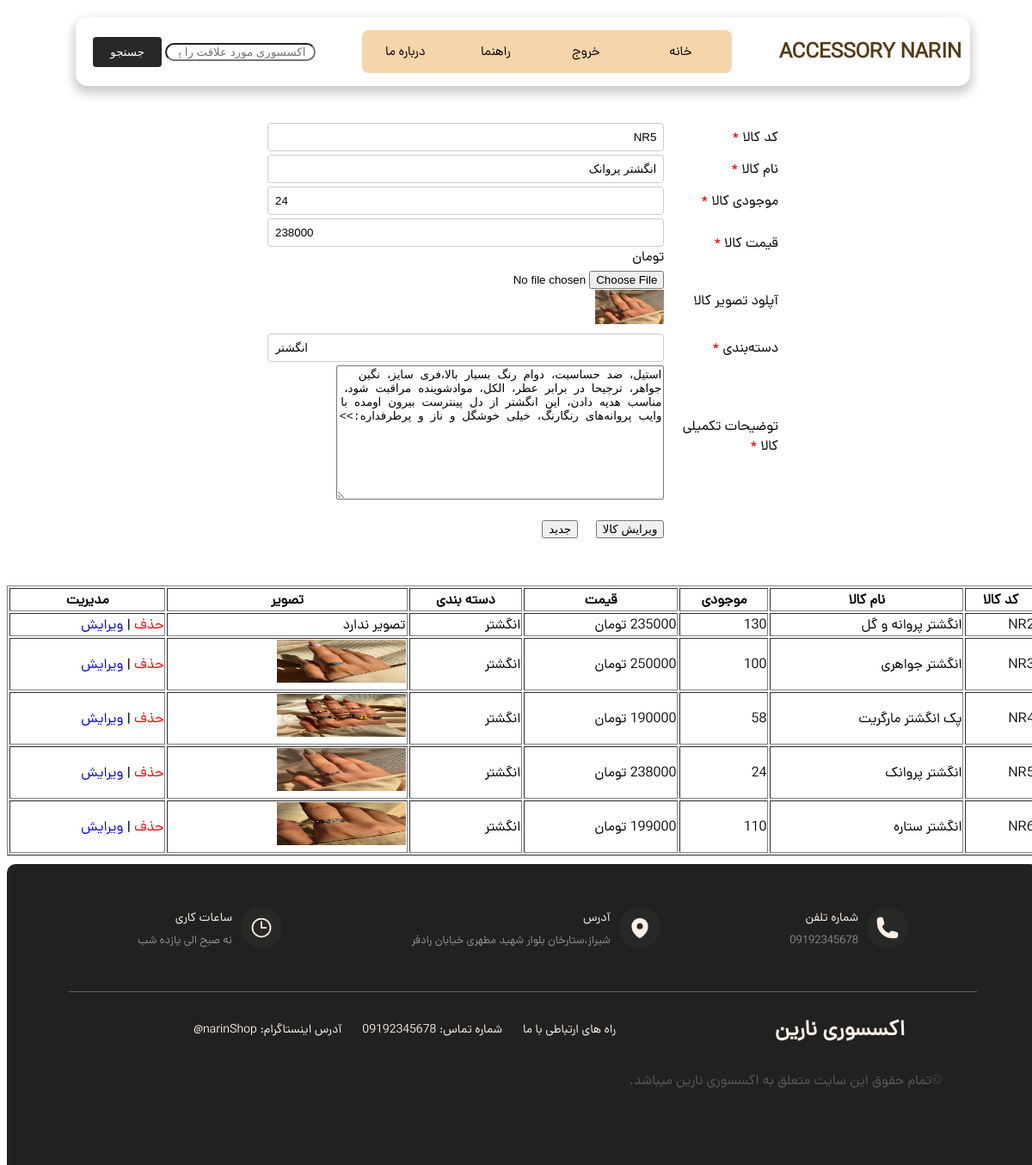
/admin_products.php?id=NR5&action=EDIT (signed in), run on the app's committed database.
### tables this page shows
CREATE TABLE `products` (
  `pro_code` varchar(20) NOT NULL,
  `pro_name` varchar(200) NOT NULL,
  `pro_qty` int(10) NOT NULL,
  `pro_price` float NOT NULL,
  `pro_image` varchar(80) NOT NULL,
  `pro_detail` text NOT NULL,
  `category` varchar(50) NOT NULL
);

### admin_products.php (the view, shortened to what this page needs)
<?php
include("includes/header.php");
    ?>
    <?php
$link = mysqli_connect("localhost", "root", "", "narinshop");
mysqli_set_charset($link, "utf8mb4");
$url = $pro_code = $pro_name = $pro_qty = $pro_price = $pro_image = $pro_detail = $category = "";
$btn_caption = "افزودن کالا";
if (isset($_GET['action']) && $_GET['action'] == 'EDIT') {
    $id = mysqli_real_escape_string($link, $_GET['id']);
    $query = "SELECT * FROM products WHERE pro_code='$id'";
    $result = mysqli_query($link, $query);
    if ($row = mysqli_fetch_array($result)) {
        $pro_code = $row['pro_code'];
        $pro_name = $row['pro_name'];
        $pro_qty = $row['pro_qty'];
        $pro_price = $row['pro_price'];
        $pro_image = $row['pro_image'];
        $pro_detail = $row['pro_detail'];
        $category = $row['category'];
        $url = "?id=" . urlencode($pro_code) . "&action=EDIT";
        $btn_caption = "ویرایش کالا";
    }
}
?>
<form name="add_product" action="action_admin_products.php<?php if (!empty($url)) echo $url; ?>" method="POST" enctype="multipart/form-data">
    <table style="width:50%; margin: auto;" border="0">
        <tr>
            <td style="width: 22%;">کد کالا <span style="color: red;">*</span></td>
            <td style="width: 78%;">
                <input type="text" id="pro_code" name="pro_code" value="<?php echo htmlspecialchars($pro_code); ?>" />
            </td>
        </tr>
        <tr>
            <td>نام کالا <span style="color: red;">*</span></td>
            <td><input type="text" style="text-align: right;" id="pro_name" name="pro_name" value="<?php echo htmlspecialchars($pro_name); ?>" required /></td>
        </tr>
        <tr>
            <td>موجودی کالا <span style="color: red;">*</span></td>
            <td><input type="text" style="text-align: left;" id="pro_qty" name="pro_qty" value="<?php echo (int)$pro_qty; ?>" required /></td>
        </tr>
        <tr>
            <td>قیمت کالا <span style="color: red;">*</span></td>
            <td><input type="text" style="text-align: left;" id="pro_price" name="pro_price" value="<?php echo (int)$pro_price; ?>" required /> تومان </td>
        </tr>
        <tr>
            <td>آپلود تصویر کالا <span style="color: red;"><?php echo (empty($url) ? "*" : ""); ?></span></td>
            <td>
                <input type="file" style="text-align: left;" id="pro_image" name="pro_image" size="30" <?php echo (empty($url) ? "required" : ""); ?> />
                <?php
                if (!empty($pro_image)) {
                    $imgPath = "/narin/narin/img/products/" . rawurlencode($pro_image);
                    echo "<br/><img src='$imgPath' width='80' height='40' alt='تصویر کالا' />";
                }
                ?>
            </td>
        </tr>
        <tr>
            <td>دسته‌بندی <span style="color: red;">*</span></td>
            <td><input type="text" style="text-align: left;" id="category" name="category" value="<?php echo htmlspecialchars($category); ?>" required /></td>
        </tr>
        <tr>
            <td>توضیحات تکمیلی کالا <span style="color: red;">*</span></td>
            <td>
                <textarea id="pro_detail" name="pro_detail" cols="45" rows="10" wrap="virtual" required><?php echo htmlspecialchars(trim($pro_detail)); ?></textarea>
            </td>
        </tr>
        <tr>
            <td><br /><br /></td>
            <td>
                <input type="submit" value="<?php echo $btn_caption; ?>" />
                <input type="reset" value="جدید" />
            </td>
        </tr>
    </table>
</form>
<?php
$query = "SELECT * FROM products";
$result = mysqli_query($link, $query);
?>
<table border="1" style="width: 100%; margin-top: 40px;">
    <tr>
        <th>کد کالا</th>
        <th>نام کالا</th>
        <th>موجودی</th>
        <th>قیمت</th>
        <th>دسته بندی</th>
        <th>تصویر</th>
        <th>مدیریت</th>
    </tr>
    <?php while ($row = mysqli_fetch_array($result)) {
        $imagePath = "/narin/narin/img/products/" . rawurlencode($row['pro_image']);
    ?>
        <tr>
            <td><?php echo htmlspecialchars($row['pro_code']); ?></td>
            <td><?php echo htmlspecialchars($row['pro_name']); ?></td>
            <td><?php echo (int)$row['pro_qty']; ?></td>
            <td><?php echo (int)$row['pro_price']; ?> تومان</td>
            <td><?php echo htmlspecialchars($row['category']); ?></td>
            <td>
                <?php if (!empty($row['pro_image'])): ?>
                    <img src="<?php echo $imagePath; ?>" width="150" height="50" alt="تصویر کالا" />
                <?php else: ?>
                    تصویر ندارد
                <?php endif; ?>
            </td>
            <td>
                <a href="action_admin_products.php?id=<?php echo urlencode($row['pro_code']); ?>&action=DELETE" onclick="return confirm('آیا مطمئنید؟')" style="text-decoration:none; color:red;">حذف</a>
                |
                <a href="admin_products.php?id=<?php echo urlencode($row['pro_code']); ?>&action=EDIT" style="text-decoration:none;">ویرایش</a>
            </td>
        </tr>
    <?php } ?>
</table>
<?php
include("includes/footer.php");
?>

### css/style.css (style rules this page uses)
body { transition: all 0.3s; font-family: "dana"; margin: 0; }
input[type="text"], input[type="email"], input[type="password"] { width: 100%; padding: 8px; border: 1px solid #ccc; border-radius: 4px; box-sizing: border-box; }
a:nth-child(1) { width: 100px; }
a:nth-child(2) { width: 110px; }
img { transition: 0.3s; }
input[type="text"], input[type="email"], input[type="password"], input[type="tel"] { width: 100%; padding: 8px; border: 1px solid #ccc; border-radius: 4px; box-sizing: border-box; }
html { scroll-behavior: smooth; }

### includes/header.php (style rules this page uses)
body { background-position: center; background-size: cover; background-repeat: no-repeat; min-height: 97vh; }

### data on the page
products: pro_code "NR5", pro_name "انگشتر پروانک", pro_qty "24", pro_price "238000", pro_image (picture), category "انگشتر", pro_detail "استیل، ضد حساسیت، دوام رنگ بسیار بالا،فری سایز، نگین جواهر، ترجیحا در برابر عطر، الکل، موادشوینده مراقبت شود، مناسب هدیه دادن، این انگشتر از دل پینترست بیرون اومده با وایب پروانه‌های رنگارنگ، خیلی خوشگل و ناز و پرطرفداره:>>"
products: pro_code "NR2", pro_name "انگشتر پروانه و گل", pro_qty "130", pro_price "235000", category "انگشتر", pro_image "تصویر ندارد"
products: pro_code "NR3", pro_name "انگشتر جواهری", pro_qty "100", pro_price "250000", category "انگشتر", pro_image (picture)
products: pro_code "NR4", pro_name "پک انگشتر مارگریت", pro_qty "58", pro_price "190000", category "انگشتر", pro_image (picture)
products: pro_code "NR6", pro_name "انگشتر ستاره", pro_qty "110", pro_price "199000", category "انگشتر", pro_image (picture)
